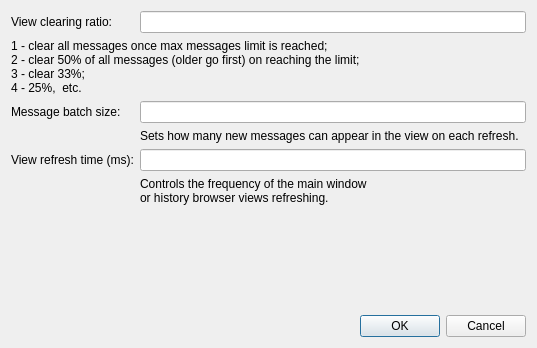
<?xml version="1.0" encoding="UTF-8"?>
<ui version="4.0">
 <class>App_Settings_Advanced</class>
 <widget class="QDialog" name="App_Settings_Advanced">
  <property name="geometry">
   <rect>
    <x>0</x>
    <y>0</y>
    <width>537</width>
    <height>348</height>
   </rect>
  </property>
  <property name="windowTitle">
   <string>Advanced view settings</string>
  </property>
  <layout class="QGridLayout" name="gridLayout">
   <item row="7" column="1">
    <widget class="QDialogButtonBox" name="buttonBox">
     <property name="orientation">
      <enum>Qt::Horizontal</enum>
     </property>
     <property name="standardButtons">
      <set>QDialogButtonBox::Cancel|QDialogButtonBox::Ok</set>
     </property>
    </widget>
   </item>
   <item row="2" column="1">
    <widget class="QLineEdit" name="edit_batch_size"/>
   </item>
   <item row="4" column="1">
    <widget class="QLineEdit" name="edit_view_refresh"/>
   </item>
   <item row="2" column="0">
    <widget class="QLabel" name="label_batch_size">
     <property name="text">
      <string>Message batch size:</string>
     </property>
    </widget>
   </item>
   <item row="4" column="0">
    <widget class="QLabel" name="label_view_refresh">
     <property name="text">
      <string>View refresh time (ms):</string>
     </property>
    </widget>
   </item>
   <item row="6" column="0">
    <spacer name="verticalSpacer">
     <property name="orientation">
      <enum>Qt::Vertical</enum>
     </property>
     <property name="sizeHint" stdset="0">
      <size>
       <width>20</width>
       <height>40</height>
      </size>
     </property>
    </spacer>
   </item>
   <item row="0" column="1">
    <widget class="QLineEdit" name="edit_clearing_ratio"/>
   </item>
   <item row="0" column="0">
    <widget class="QLabel" name="label_clearing_ratio">
     <property name="text">
      <string>View clearing ratio:</string>
     </property>
    </widget>
   </item>
   <item row="1" column="0" colspan="2">
    <widget class="QLabel" name="label_4">
     <property name="text">
      <string>1 - clear all messages once max messages limit is reached;
2 - clear 50% of all messages (older go first) on reaching the limit;
3 - clear 33%;
4 - 25%,  etc.</string>
     </property>
    </widget>
   </item>
   <item row="3" column="1">
    <widget class="QLabel" name="label_5">
     <property name="text">
      <string>Sets how many new messages can appear in the view on each refresh.</string>
     </property>
     <property name="wordWrap">
      <bool>true</bool>
     </property>
    </widget>
   </item>
   <item row="5" column="1">
    <widget class="QLabel" name="label_6">
     <property name="text">
      <string>Controls the frequency of the main window
or history browser views refreshing.</string>
     </property>
    </widget>
   </item>
  </layout>
 </widget>
 <tabstops>
  <tabstop>edit_clearing_ratio</tabstop>
  <tabstop>edit_batch_size</tabstop>
  <tabstop>edit_view_refresh</tabstop>
 </tabstops>
 <resources/>
 <connections>
  <connection>
   <sender>buttonBox</sender>
   <signal>accepted()</signal>
   <receiver>App_Settings_Advanced</receiver>
   <slot>accept()</slot>
   <hints>
    <hint type="sourcelabel">
     <x>248</x>
     <y>254</y>
    </hint>
    <hint type="destinationlabel">
     <x>157</x>
     <y>274</y>
    </hint>
   </hints>
  </connection>
  <connection>
   <sender>buttonBox</sender>
   <signal>rejected()</signal>
   <receiver>App_Settings_Advanced</receiver>
   <slot>reject()</slot>
   <hints>
    <hint type="sourcelabel">
     <x>316</x>
     <y>260</y>
    </hint>
    <hint type="destinationlabel">
     <x>286</x>
     <y>274</y>
    </hint>
   </hints>
  </connection>
 </connections>
</ui>
